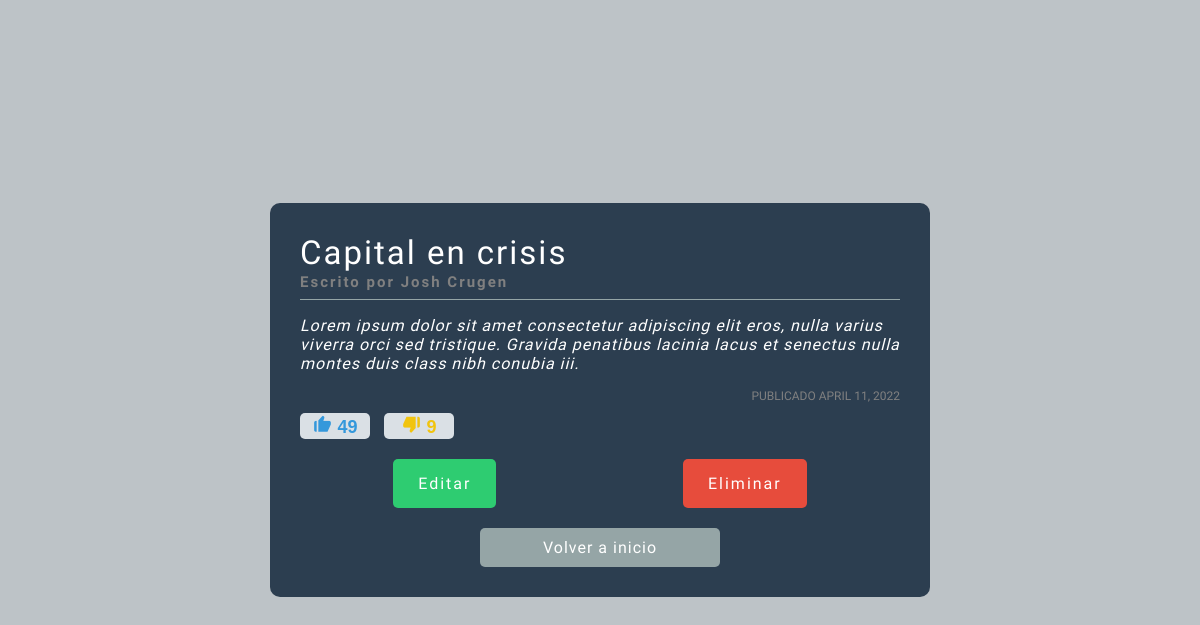
The app's page /spa/4/, older data.
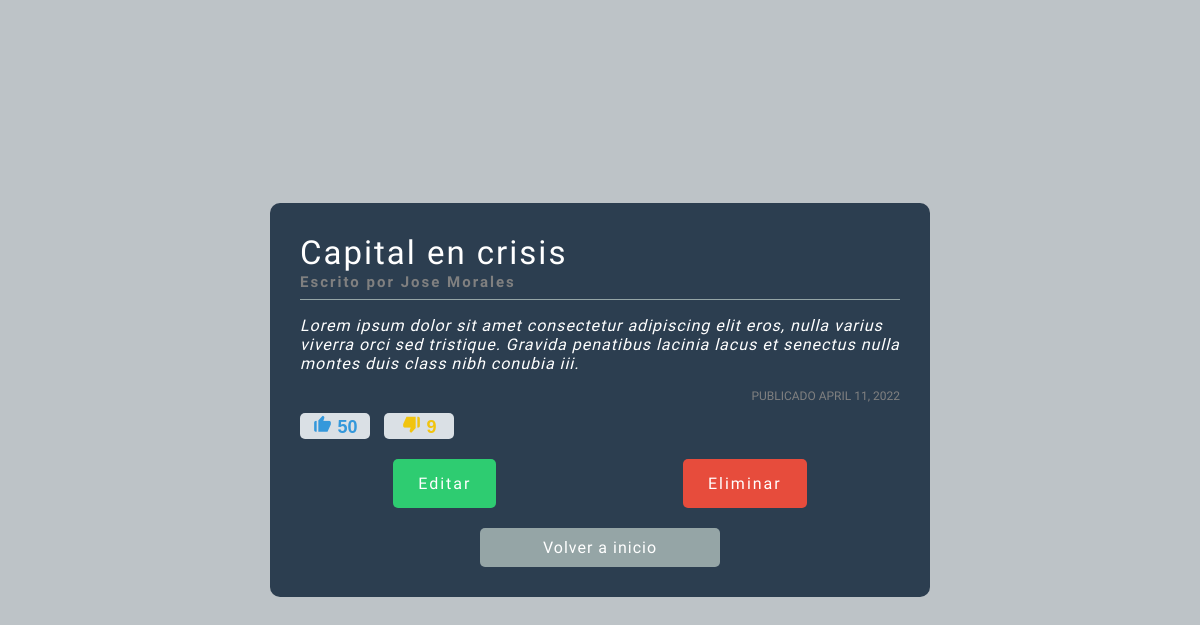
The same page, newer data.
### spa/models.py (models this page shows, shortened)
class Content(models.Model):
  title = models.CharField(max_length=100)
  content = models.TextField(max_length=1000)
  author=models.CharField(max_length=30)
  date = models.DateField(auto_now_add=True)
  positive_votes=models.IntegerField(default=0)
  negative_votes=models.IntegerField(default=0)

### spa/views.py (the view)
# urls.py: path("<int:element_id>/", views.detail,name="detail"),
def detail(request, element_id):
  publication = get_object_or_404(Content, pk=element_id)
  if request.method=='POST':
    if 'like' in request.POST:
      publication.positive_votes +=1
    if 'dislike' in request.POST:
      publication.negative_votes +=1
  publication.save()
  return render(request, 'spa/detail.html',{
    "publication": publication,
  })

### spa/templates/spa/detail.html (shortened to what this page needs)
{% load static %}
<!DOCTYPE html>
<html lang="en">
<head>
  <link href='https://unpkg.com/boxicons@2.1.2/css/boxicons.min.css' rel='stylesheet'>
  <link rel="stylesheet" href="{% static 'spa/base.css' %}">
  <link rel="stylesheet" href="{% static 'spa/details.css' %}">
</head>
<body>
  <section>
    <div class="content">
      <div class="content-title">
        <h1 class="title">{{publication.title}}</h1>
      <span class="author">Escrito por {{publication.author}}</span>
      </div>
      <div class="content-text">
        <p>{{publication.content}}</p>
      </div>
      <div class="content-date">
        <span class="date">
          Publicado {{publication.date}}
        </span>
      </div>
     <div class="content-form">
      <form class="content-votes" method="post">
        <button
          class="like"
          type="submit"
          name="like">
          <i class='bx bxs-like'></i> {{publication.positive_votes}}
        </button>
        <button
          class="dislike"
          type="submit"
          name="dislike">
          <i class='bx bxs-dislike' ></i> {{publication.negative_votes}}
        </button>
      </form>
     </div>
      <div class="content-buttons">
        <a class="edit" href="{% url 'spa:edit' publication.id %}">
          Editar
        </a>
        <a class="delete" href="{% url 'spa:deleted' publication.id %}">
          Eliminar
        </a>
      </div>
      <div class="content-exit">
        <a class="back-button" href="{% url 'spa:content' %}">Volver a inicio</a>
      </div>
    </div>
  </section>
</body>
</html>

Row changes from the older to the newer data that the page shows:
changed Content "Capital en crisis": author "Josh Crugen" → "Jose Morales"; positive_votes "49" → "50"
